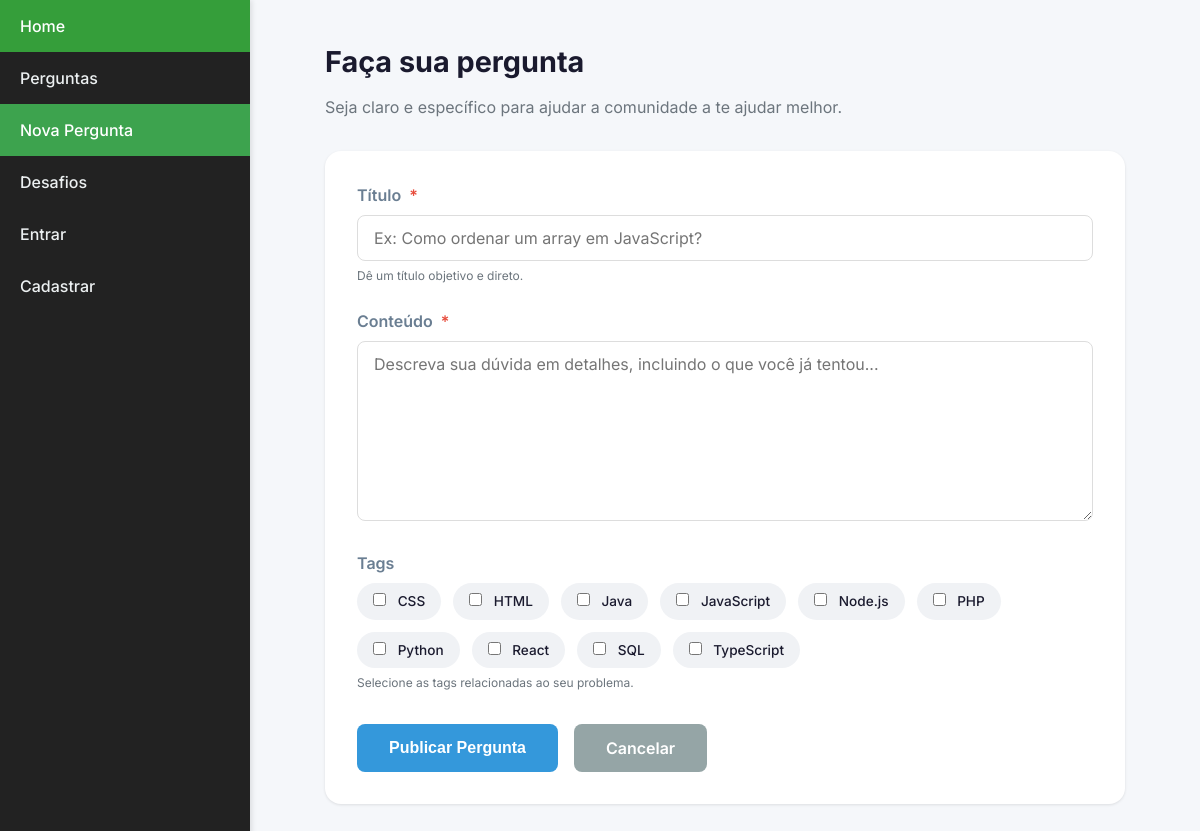
Screenshot of /view/nova_pergunta.php with the database file from the repository.
### tables this page shows
CREATE TABLE `tags` (
  `id` int(11) NOT NULL,
  `nome` varchar(50) NOT NULL
);

### view/nova_pergunta.php (the view, shortened to what this page needs)
<?php
require_once __DIR__ . '/../config/conexao2.php';
$usuario_logado = isset($_SESSION['usuario_id']);
$tags = $pdo->query("SELECT * FROM tags ORDER BY nome")->fetchAll();
?>
<!DOCTYPE html>
<html lang="pt-BR">
<head>
    <link rel="stylesheet" href="../css/styleNovapergunta.css">
</head>
<body>
<ul>
    <li><a href="home.php">Home</a></li>
    <li><a href="perguntas.php">Perguntas</a></li>
    <li><a class="active" href="nova_pergunta.php">Nova Pergunta</a></li>
    <li><a href="desafio.php">Desafios</a></li>
    <?php if($usuario_logado): ?>
        <li><a href="perfil.php">Perfil</a></li>
        <li><a href="../processamento/logout.php">Sair</a></li>
    <?php else: ?>
        <li><a href="login.php">Entrar</a></li>
        <li><a href="perfilUsuario.php">Cadastrar</a></li>
    <?php endif; ?>
</ul>
<div class="main-content">
    <div class="form-container">
        <h1>Faça sua pergunta</h1>
        <p class="subtitulo">Seja claro e específico para ajudar a comunidade a te ajudar melhor.</p>
        <div class="form-card">
            <form method="POST" action="../processamento/salvar_pergunta.php">
                <div class="form-group">
                    <label class="form-label">Título <span class="requerido">*</span></label>
                    <input type="text" name="titulo" class="form-control"
                           placeholder="Ex: Como ordenar um array em JavaScript?" required>
                    <small>Dê um título objetivo e direto.</small>
                </div>
                <div class="form-group">
                    <label class="form-label">Conteúdo <span class="requerido">*</span></label>
                    <textarea name="conteudo" class="form-control"
                              placeholder="Descreva sua dúvida em detalhes, incluindo o que você já tentou..." required></textarea>
                </div>
                <div class="form-group">
                    <label class="form-label">Tags</label>
                    <div class="tags-select">
                        <?php foreach ($tags as $t): ?>
                            <label class="tag-checkbox">
                                <input type="checkbox" name="tags[]" value="<?= $t['id'] ?>">
                                <?= htmlspecialchars($t['nome']) ?>
                            </label>
                        <?php endforeach; ?>
                    </div>
                    <small>Selecione as tags relacionadas ao seu problema.</small>
                </div>
                <div class="btn-group">
                    <button type="submit" class="btn-submit">Publicar Pergunta</button>
                    <a href="perguntas.php" class="btn-cancel">Cancelar</a>
                </div>
            </form>
        </div>
    </div>
</div>
</body>
</html>

### css/styleNovapergunta.css (style rules this page uses)
* { margin: 0; padding: 0; box-sizing: border-box; }
body { font-family: 'Inter', sans-serif; background-color: rgb(245, 247, 250); color: rgb(26, 26, 46); line-height: 1.5; }
ul { list-style-type: none; margin: 0; padding: 0; width: 250px; background-color: rgb(34, 34, 34); position: fixed; height: 100%; overflow-y: auto; box-shadow: 2px 0 5px rgba(0, 0, 0, 0.1); }
li a { display: block; color: rgb(236, 240, 241); padding: 14px 20px; text-decoration: none; transition: 0.3s; font-weight: 500; }
.active { background-color: rgb(61, 163, 78); color: rgb(255, 255, 255); }
.main-content { margin-left: 250px; padding: 40px; min-height: 100vh; }
.form-container { max-width: 800px; margin: 0 auto; }
h1 { font-size: 1.8rem; font-weight: 700; margin-bottom: 12px; color: rgb(26, 26, 46); }
.subtitulo { color: rgb(108, 117, 125); margin-bottom: 32px; font-size: 1rem; }
.form-card { background: rgb(255, 255, 255); border-radius: 16px; padding: 32px; box-shadow: 0 1px 3px rgba(0, 0, 0, 0.1); }
.form-group { margin-bottom: 24px; }
.form-label { display: block; font-weight: 600; margin-bottom: 8px; color: rgb(106, 126, 146); }
.requerido { color: rgb(231, 76, 60); margin-left: 4px; }
.form-control { width: 100%; padding: 12px 16px; border: 1px solid rgb(221, 221, 221); border-radius: 8px; font-size: 1rem; font-family: 'Inter', sans-serif; transition: all 0.2s; }
textarea.form-control { resize: vertical; min-height: 180px; }
small { display: block; color: rgb(108, 117, 125); font-size: 0.75rem; margin-top: 6px; }
.tags-select { display: flex; flex-wrap: wrap; gap: 12px; margin-top: 8px; }
.tag-checkbox { background: rgb(240, 242, 245); padding: 8px 16px; border-radius: 30px; cursor: pointer; transition: all 0.2s; font-size: 0.85rem; font-weight: 500; }
.tag-checkbox input { margin-right: 8px; cursor: pointer; }
.btn-group { display: flex; gap: 16px; margin-top: 32px; }
.btn-submit { background: rgb(52, 152, 219); color: rgb(255, 255, 255); border: none; padding: 12px 32px; border-radius: 8px; font-size: 1rem; font-weight: 600; cursor: pointer; transition: background 0.2s; }
.btn-cancel { background: rgb(149, 165, 166); color: rgb(255, 255, 255); border: none; padding: 12px 32px; border-radius: 8px; font-size: 1rem; font-weight: 600; cursor: pointer; text-decoration: none; display: inline-block; transition: background 0.2s; }

### rows the page displays
tags: nome "CSS"
tags: nome "HTML"
tags: nome "Java"
tags: nome "JavaScript"
tags: nome "Node.js"
tags: nome "PHP"
tags: nome "Python"
tags: nome "React"
tags: nome "SQL"
tags: nome "TypeScript"
